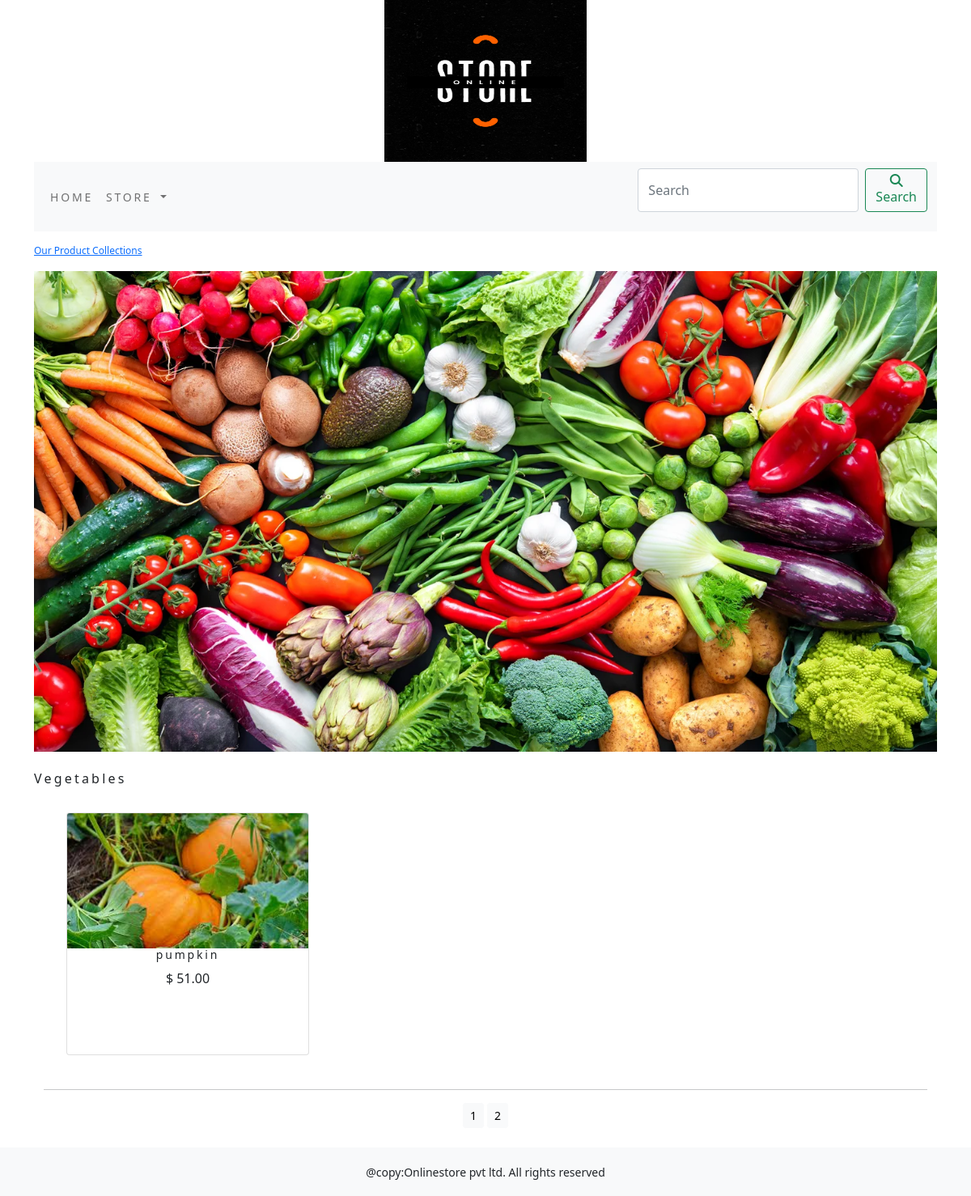
/shop/vegetables/?page=2, run on the app's committed database.
### ecomapp/models.py (models this page shows, shortened)
class Category(models.Model):
    name=models.CharField(max_length=250,unique=True)
    slug=models.SlugField(max_length=250,unique=True)
    descr=models.TextField(blank=True)
    image=models.ImageField(upload_to='category',blank=True)
    class Meta:
        ordering=('name',)
        verbose_name='category'
        verbose_name_plural='categories'
    def get_url(self):
        return reverse('ecomapp:products_by_category',args=[self.slug])

class Product(models.Model):
    name=models.CharField(max_length=250,unique=True)
    slug=models.SlugField(max_length=250,unique=True)
    description=models.TextField(blank=True)
    price=models.DecimalField(max_digits=10,decimal_places=2)
    category=models.ForeignKey(Category,on_delete=models.CASCADE)
    image=models.ImageField(upload_to='product',blank=True)
    stock=models.IntegerField()
    available=models.BooleanField(default=True)
    created=models.DateTimeField(auto_now_add=True)
    updated=models.DateTimeField(auto_now=True)
    def get_url(self):
        return reverse('ecomapp:prodCatdeail',args=[self.category.slug,self.slug])
    class Meta:
        ordering=('name',)
        verbose_name='product'
        verbose_name_plural='products'

### ecomapp/views.py (the view)
# urls.py: path('',views.allProdCat,name='allProdCat'),
def allProdCat(request,c_slug=None):
    c_page=None
    product_list=None
    if c_slug!=None:
        c_page= get_object_or_404(Category,slug=c_slug)
        product_list=Product.objects.all().filter(category=c_page,available=True)
    else:
        product_list=Product.objects.all().filter(available=True)
    paginator=Paginator(product_list,6)
    try:
        page=int(request.GET.get('page','1'))
    except:
        page=1
    try:
        product=paginator.page(page)
    except (EmptyPage,InvalidPage):
        product=paginator.page(paginator.num_pages)
    return render(request,"category.html",{'category':c_page,'product':product})

### cart/context_processors.py (called while the page is built)
def counter(request):
    item_count=0
    if'admin' in request.path:
        return  {}
    else:
        try:
            cart=Cart.objects.filter(cart_id=_cart_id(request))
            cart_items=CartItem.objects.all().filter(cart=cart[:1])
            for cart_item in cart_items:
                item_count += cart_item.quantity
        except Cart.DoesNotExist:
            item_count = 0
    return dict(item_count=item_count)

### cart/views.py (called while the page is built)
def _cart_id(request):
    cart=request.session.session_key
    if not cart:
        cart=request.session.create()
    return cart

### ecomapp/context_processors.py (called while the page is built)
def menu_links(request):
    links=Category.objects.all()
    return dict(links=links)

### templates/category.html (shortened to what this page needs)
{% extends 'base.html' %}
{% load static %}
{% block content %}
{% if category %}
    <div>
        <div class="row my_row_class">
            <div class="mx-auto">
            <p><a href="{% url 'ecomapp:allProdCat' %}">Our Product Collections</a></p>
        </div>
            </div>
    </div>
{% endif %}
<div class="mx-auto">
    {% if category %}
   <img class="my_image" src="{{category.image.url}}" alt="{{category.name}}"  width="500" height="500">
</div>
    <br>
<div>
    <h1 class="text_center my_title">{{category.name}}</h1>
</div>
    {% endif %}
    <div class="container">
        <div class="row mx-auto">
            {% for product in product.object_list %}
            <div class="my_bottom_margin col-9 col-sm-12 col-md-4 xol-lg-4">
                <div class=" card-body " >
                <div class="card text-center" style="height:300px;width:300px;">
                    <a href="{{product.get_url}}"><img  class="card-img-top my_img"  src="{{product.image.url}}" alt="{{product.name}}" ></a>
                        <h4>{{product.name}}</h4>
                        <p>$ {{product.price}}</p>
                    </a></div>
                </div>
            </div>
            {% endfor %}
        </div>
        <div class="mx-auto">
            {% if product.paginator.num_pages > 1 %}
           <hr>
            <div class="text-center">
                {% for pg in product.paginator.page_range %}
                    <a href="?page={{pg}}" class=" btn btn-light btn-sm {% if product.number == pg %} active {% endif %} " >{{pg}}</a>
           {% endfor %} </div>
             {% endif %}
        </div><br>
    </div>
</div>
{% endblock %}

### static/css/custom.css (style rules this page uses)
body { font-family: 'Roboto', sans-serif; }
.my_row_class { padding-top : 15px; }
.my_row_class .mx-auto { color:#000; font-size:12px; }
.my_image { width:100%; height:auto; }
.my_title { font-size:16px; text_transform:uppercase; letter-spacing:.2em; }
.my_bottom_margin { margin-bottom:10px; }
.card-body h4 { font-size:14px; text_transform:uppercase; letter-spacing:.2em; }

### data on the page
Category: image (picture), name "Vegetables"
Product: image (picture), name "pumpkin", price "51.00"

### other printed values
{{ pg }} "1" "2"
